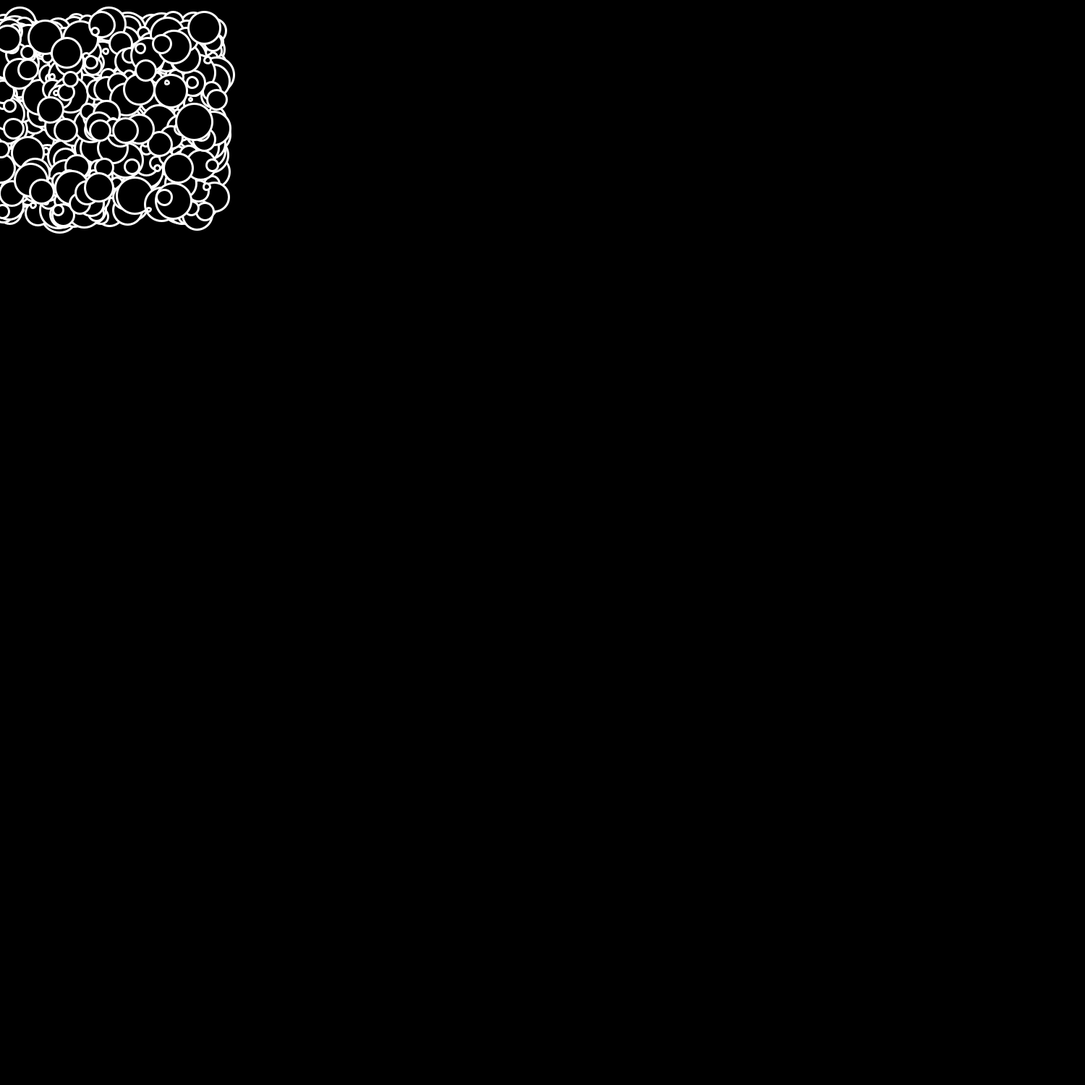
Frame 1 (no input)
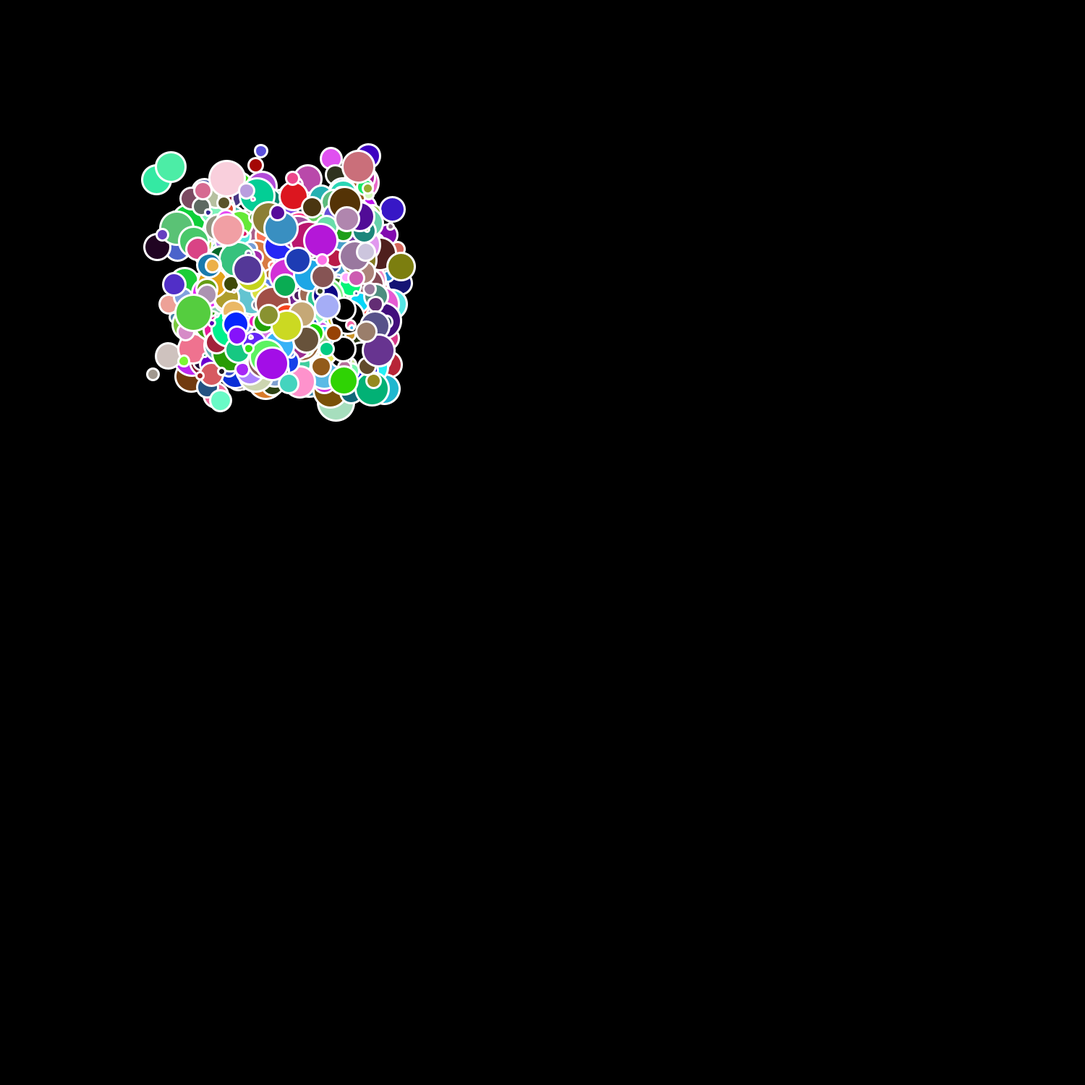
Frame 60 (the mouse pressed at the canvas centre just before this capture)
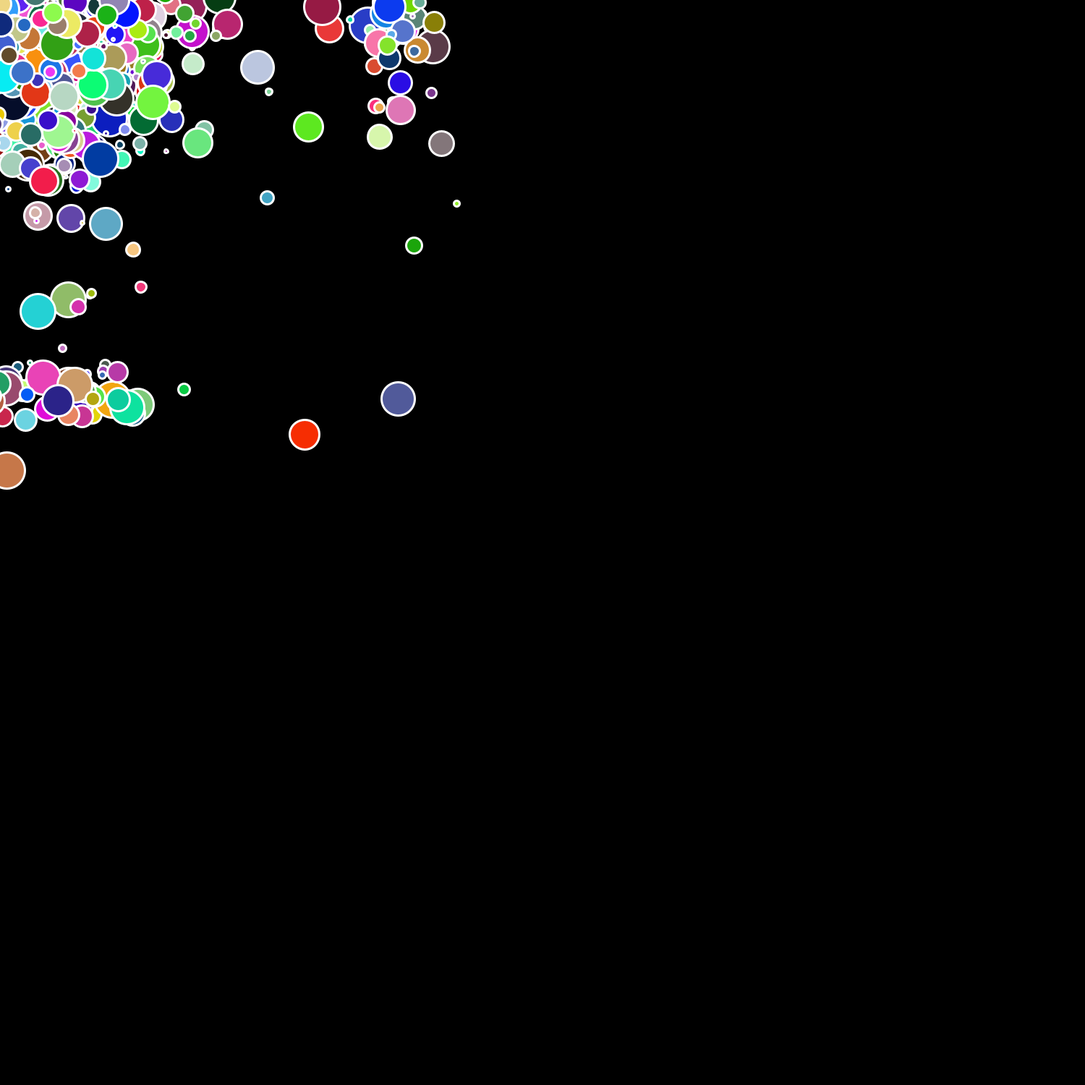
Frame 120 (the mouse held since frame 60 and released just before this capture)

The Processing sketch that drew these frames (run headless with seeded random() and noise(); from frame 60 on, the mouse is pressed at the canvas centre):

// Processing sketch: processing_47564
// ── processing_47564.pde

int numCircles = 1000;
float  circleX[]= new float[numCircles];
float  circleY[] = new float[numCircles];
float  velX [] = new float[numCircles];
float  velY [] = new float[numCircles];
 
float r[]= new float[numCircles];
float g[]= new float[numCircles];
float b[]= new float[numCircles];
 
 
 
 
int rad[] = new int[numCircles];
 
void setup(){
  size(1500,1500);
  smooth();
  noStroke();
 
   
   
  //dif values.
  //range
  for(int i=0; i< numCircles; i++){
    rad[i]= round(random(4,50));
 
   circleX[i] = random(0, 300);
   circleY[i] = random(30, 300);
    
    velX [i]= (15);
    velY [i]= (15);
     
     
  
  }
}
 
 
void draw(){
 background(0);
  
 for(int j=0; j< numCircles ; j++){
 //ellipse(circleX[i] ,circleY[i],rad,rad);
 stroke(255);
 strokeWeight(3);
 fill(r[j],g[j],b[j]);
 ellipse(circleX[j] , circleY[j], rad[j], rad[j]);
  
 circleX [j] = circleX [j] + random( velX [j]);
 circleY [j] = circleY [j] + random (velY [j]);
   
  if (circleX [j] >= 500){
    velX [j]= velX[j] *-1;
    r[j]=random(255);
    g[j]=random(255);
    b[j]=random(255);
  }
 
   if (circleX [j] <= 0){
    velX [j]= velX[j] *-1;
    r[j]=random(255);
    g[j]=random(255);
    b[j]=random(255);
     
  }
   
   if (circleY [j] >= 500){
    velY [j]= velY[j] *-1;
    r[j]=random(255);
    g[j]=random(255);
    b[j]=random(255);
  }
  
    if (circleY [j] <= 0){
    velY [j]= velY[j] *-1;
    r[j]=random(255);
    g[j]=random(255);
    b[j]=random(255);
  }
    
  
  
  
  
  
  
  
  
  }
 
}
 
                
